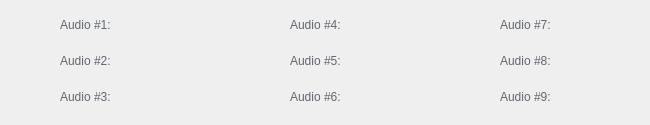
     <widget class="QWidget" name="page_1">
      <widget class="QWidget" name="layoutWidget_6">
       <property name="geometry">
        <rect>
         <x>60</x>
         <y>10</y>
         <width>181</width>
         <height>106</height>
        </rect>
       </property>
       <layout class="QFormLayout" name="formLayout_6">
        <property name="verticalSpacing">
         <number>6</number>
        </property>
        <item row="0" column="0">
         <layout class="QVBoxLayout" name="verticalLayout_18">
          <item>
           <widget class="QLabel" name="label_credits_13">
            <property name="font">
             <font>
              <family>Segoe UI</family>
             </font>
            </property>
            <property name="styleSheet">
             <string notr="true">color: rgb(98, 103, 111);</string>
            </property>
            <property name="text">
             <string>Audio #1:</string>
            </property>
           </widget>
          </item>
          <item>
           <widget class="QLabel" name="label_credits_22">
            <property name="font">
             <font>
              <family>Segoe UI</family>
             </font>
            </property>
            <property name="styleSheet">
             <string notr="true">color: rgb(98, 103, 111);</string>
            </property>
            <property name="text">
             <string>Audio #2:</string>
            </property>
           </widget>
          </item>
          <item>
           <widget class="QLabel" name="label_credits_32">
            <property name="minimumSize">
             <size>
              <width>0</width>
              <height>30</height>
             </size>
            </property>
            <property name="font">
             <font>
              <family>Segoe UI</family>
             </font>
            </property>
            <property name="styleSheet">
             <string notr="true">color: rgb(98, 103, 111);</string>
            </property>
            <property name="text">
             <string>Audio #3:</string>
            </property>
           </widget>
          </item>
         </layout>
        </item>
        <item row="0" column="1">
         <layout class="QVBoxLayout" name="verticalLayout_29">
          <item>
           <widget class="QLabel" name="label_audio_1">
            <property name="minimumSize">
             <size>
              <width>0</width>
              <height>30</height>
             </size>
            </property>
            <property name="font">
             <font>
              <family>Segoe UI</family>
             </font>
            </property>
            <property name="text">
             <string/>
            </property>
           </widget>
          </item>
          <item>
           <widget class="QLabel" name="label_audio_2">
            <property name="minimumSize">
             <size>
              <width>0</width>
              <height>30</height>
             </size>
            </property>
            <property name="font">
             <font>
              <family>Segoe UI</family>
             </font>
            </property>
            <property name="text">
             <string/>
            </property>
           </widget>
          </item>
          <item>
           <widget class="QLabel" name="label_audio_3">
            <property name="minimumSize">
             <size>
              <width>0</width>
              <height>30</height>
             </size>
            </property>
            <property name="font">
             <font>
              <family>Segoe UI</family>
             </font>
            </property>
            <property name="text">
             <string/>
            </property>
           </widget>
          </item>
         </layout>
        </item>
       </layout>
      </widget>
      <widget class="QWidget" name="layoutWidget_7">
       <property name="geometry">
        <rect>
         <x>290</x>
         <y>10</y>
         <width>171</width>
         <height>106</height>
        </rect>
       </property>
       <layout class="QFormLayout" name="formLayout_11">
        <property name="verticalSpacing">
         <number>6</number>
        </property>
        <item row="0" column="0">
         <layout class="QVBoxLayout" name="verticalLayout_30">
          <item>
           <widget class="QLabel" name="label_credits_29">
            <property name="font">
             <font>
              <family>Segoe UI</family>
             </font>
            </property>
            <property name="styleSheet">
             <string notr="true">color: rgb(98, 103, 111);</string>
            </property>
            <property name="text">
             <string>Audio #4:</string>
            </property>
           </widget>
          </item>
          <item>
           <widget class="QLabel" name="label_credits_50">
            <property name="font">
             <font>
              <family>Segoe UI</family>
             </font>
            </property>
            <property name="styleSheet">
             <string notr="true">color: rgb(98, 103, 111);</string>
            </property>
            <property name="text">
             <string>Audio #5:</string>
            </property>
           </widget>
          </item>
          <item>
           <widget class="QLabel" name="label_credits_51">
            <property name="minimumSize">
             <size>
              <width>0</width>
              <height>30</height>
             </size>
            </property>
            <property name="font">
             <font>
              <family>Segoe UI</family>
             </font>
            </property>
            <property name="styleSheet">
             <string notr="true">color: rgb(98, 103, 111);</string>
            </property>
            <property name="text">
             <string>Audio #6:</string>
            </property>
           </widget>
          </item>
         </layout>
        </item>
        <item row="0" column="1">
         <layout class="QVBoxLayout" name="verticalLayout_33">
          <item>
           <widget class="QLabel" name="label_audio_4">
            <property name="minimumSize">
             <size>
              <width>0</width>
              <height>30</height>
             </size>
            </property>
            <property name="font">
             <font>
              <family>Segoe UI</family>
             </font>
            </property>
            <property name="text">
             <string/>
            </property>
           </widget>
          </item>
          <item>
           <widget class="QLabel" name="label_audio_5">
            <property name="minimumSize">
             <size>
              <width>0</width>
              <height>30</height>
             </size>
            </property>
            <property name="font">
             <font>
              <family>Segoe UI</family>
             </font>
            </property>
            <property name="text">
             <string/>
            </property>
           </widget>
          </item>
          <item>
           <widget class="QLabel" name="label_audio_6">
            <property name="minimumSize">
             <size>
              <width>0</width>
              <height>30</height>
             </size>
            </property>
            <property name="font">
             <font>
              <family>Segoe UI</family>
             </font>
            </property>
            <property name="text">
             <string/>
            </property>
           </widget>
          </item>
         </layout>
        </item>
       </layout>
      </widget>
      <widget class="QWidget" name="layoutWidget_10">
       <property name="geometry">
        <rect>
         <x>500</x>
         <y>10</y>
         <width>141</width>
         <height>106</height>
        </rect>
       </property>
       <layout class="QFormLayout" name="formLayout_13">
        <property name="verticalSpacing">
         <number>6</number>
        </property>
        <item row="0" column="0">
         <layout class="QVBoxLayout" name="verticalLayout_36">
          <item>
           <widget class="QLabel" name="label_credits_48">
            <property name="font">
             <font>
              <family>Segoe UI</family>
             </font>
            </property>
            <property name="styleSheet">
             <string notr="true">color: rgb(98, 103, 111);</string>
            </property>
            <property name="text">
             <string>Audio #7:</string>
            </property>
           </widget>
          </item>
          <item>
           <widget class="QLabel" name="label_credits_55">
            <property name="font">
             <font>
              <family>Segoe UI</family>
             </font>
            </property>
            <property name="styleSheet">
             <string notr="true">color: rgb(98, 103, 111);</string>
            </property>
            <property name="text">
             <string>Audio #8:</string>
            </property>
           </widget>
          </item>
          <item>
           <widget class="QLabel" name="label_credits_56">
            <property name="minimumSize">
             <size>
              <width>0</width>
              <height>30</height>
             </size>
            </property>
            <property name="font">
             <font>
              <family>Segoe UI</family>
             </font>
            </property>
            <property name="styleSheet">
             <string notr="true">color: rgb(98, 103, 111);</string>
            </property>
            <property name="text">
             <string>Audio #9:</string>
            </property>
           </widget>
          </item>
         </layout>
        </item>
        <item row="0" column="1">
         <layout class="QVBoxLayout" name="verticalLayout_37">
          <item>
           <widget class="QLabel" name="label_audio_7">
            <property name="minimumSize">
             <size>
              <width>0</width>
              <height>30</height>
             </size>
            </property>
            <property name="font">
             <font>
              <family>Segoe UI</family>
             </font>
            </property>
            <property name="text">
             <string/>
            </property>
           </widget>
          </item>
          <item>
           <widget class="QLabel" name="label_audio_8">
            <property name="minimumSize">
             <size>
              <width>0</width>
              <height>30</height>
             </size>
            </property>
            <property name="font">
             <font>
              <family>Segoe UI</family>
             </font>
            </property>
            <property name="text">
             <string/>
            </property>
           </widget>
          </item>
          <item>
           <widget class="QLabel" name="label_audio_9">
            <property name="minimumSize">
             <size>
              <width>0</width>
              <height>30</height>
             </size>
            </property>
            <property name="font">
             <font>
              <family>Segoe UI</family>
             </font>
            </property>
            <property name="text">
             <string/>
            </property>
           </widget>
          </item>
         </layout>
        </item>
       </layout>
      </widget>
     </widget>
